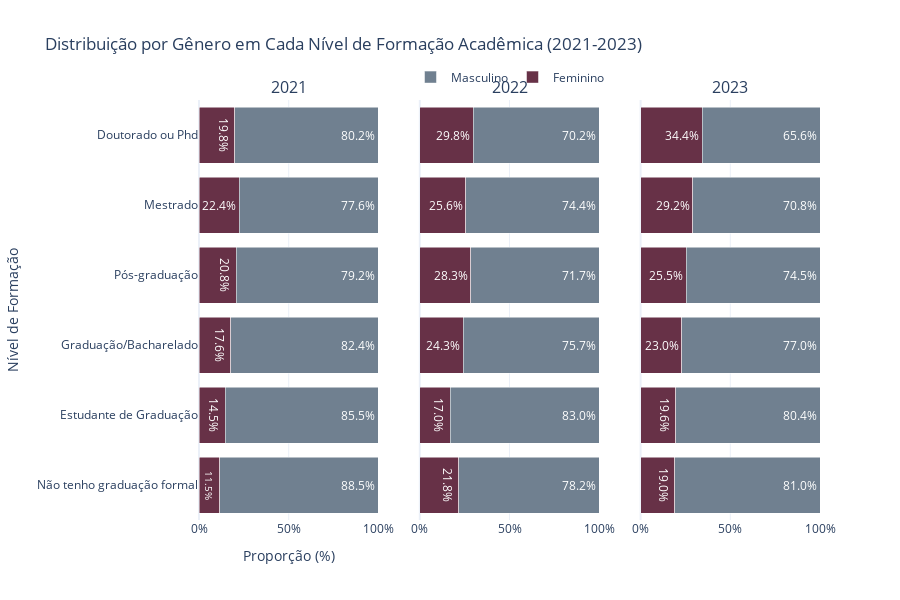

This figure's notebook cell:
### Code cell
import plotly.graph_objects as go
from plotly.subplots import make_subplots

# Criando um DataFrame agrupado para contar quantas pessoas há por nível de escolaridade e gênero
df_grouped = df_unificado.groupby(["ano_pesquisa", "nivel_ensino", "genero"]).size().reset_index(name="count")

# Calculando o total por ano e nível para percentuais dentro de cada nível
totais_por_ano_nivel = df_unificado.groupby(["ano_pesquisa", "nivel_ensino"]).size().reset_index(name="total_nivel")
df_grouped = df_grouped.merge(totais_por_ano_nivel, on=["ano_pesquisa", "nivel_ensino"])

# Calculando a proporção dentro de cada nível
df_grouped["proporção"] = df_grouped["count"] / df_grouped["total_nivel"] * 100

# Criando a figura com subplots
fig = make_subplots(rows=1, cols=3, shared_yaxes=True, subplot_titles=["2021", "2022", "2023"])

anos = ['2021', '2022', '2023']
cores = {"Masculino": "#708090", "Feminino": "#673147"}

# Definindo a ordem lógica dos níveis de formação
ordem_niveis = [
    'Não tenho graduação formal', 
    'Estudante de Graduação',
    'Graduação/Bacharelado', 
    'Pós-graduação',
    'Mestrado',
    'Doutorado ou Phd'
]

# Verificar quais níveis realmente existem nos dados
niveis_existentes = df_grouped["nivel_ensino"].unique()
print(f"Níveis existentes: {niveis_existentes}")

# Filtrando apenas os níveis que existem no DataFrame e estão na nossa ordem
niveis_para_plotar = [nivel for nivel in ordem_niveis if nivel in niveis_existentes]
if not niveis_para_plotar:  # Se nenhum nível corresponder, use todos os existentes
    niveis_para_plotar = sorted(niveis_existentes)

for i, ano in enumerate(anos):
    # Filtrando dados do ano atual
    df_ano = df_grouped[df_grouped["ano_pesquisa"] == ano]
    
    for nivel in niveis_para_plotar:
        df_nivel = df_ano[df_ano["nivel_ensino"] == nivel]
        
        if df_nivel.empty:
            continue
        
        # Criando um dicionário para mapear gênero para proporção
        proporcoes = {genero: df_nivel[df_nivel["genero"] == genero]["proporção"].values[0] 
                      if not df_nivel[df_nivel["genero"] == genero].empty else 0 
                      for genero in ["Masculino", "Feminino"]}
        
        # Adicionando barras para cada gênero
        for genero in ["Feminino", "Masculino"]:
            fig.add_trace(go.Bar(
                y=[nivel],
                x=[proporcoes[genero]],
                name=genero,
                orientation="h",
                marker=dict(color=cores[genero]),
                text=f"{proporcoes[genero]:.1f}%",
                textposition="inside",
                showlegend=True if i == 0 and nivel == niveis_para_plotar[0] else False
            ), row=1, col=i+1)

# Configurando layout
fig.update_layout(
    title="Distribuição por Gênero em Cada Nível de Formação Acadêmica (2021-2023)",
    xaxis_title="Proporção (%)",
    yaxis_title="Nível de Formação",
    barmode="stack",
    height=600,
    template="plotly_white",
    legend=dict(
        orientation="h",
        yanchor="bottom",
        y=1.02,
        xanchor="center",
        x=0.5
    )
)

# Ajustando os eixos X para mostrar valores em percentuais
for i in range(1, 4):
    fig.update_xaxes(ticksuffix="%", range=[0, 100], row=1, col=i)
    

fig.show()

### Figure 1 — Plotly figure (JSON) as saved in the notebook; plotly's stock layout.template omitted (floating-point values rounded to 4 significant figures)
{"data": [{"marker": {"color": "#673147"}, "name": "Feminino", "orientation": "h", "showlegend": true, "text": "11.5%", "textposition": "inside", "type": "bar", "x": [11.48], "xaxis": "x", "y": ["Não tenho graduação formal"], "yaxis": "y"}, {"marker": {"color": "#708090"}, "name": "Masculino", "orientation": "h", "showlegend": true, "text": "88.5%", "textposition": "inside", "type": "bar", "x": [88.52], "xaxis": "x", "y": ["Não tenho graduação formal"], "yaxis": "y"}, {"marker": {"color": "#673147"}, "name": "Feminino", "orientation": "h", "showlegend": false, "text": "14.5%", "textposition": "inside", "type": "bar", "x": [14.51], "xaxis": "x", "y": ["Estudante de Graduação"], "yaxis": "y"}, {"marker": {"color": "#708090"}, "name": "Masculino", "orientation": "h", "showlegend": false, "text": "85.5%", "textposition": "inside", "type": "bar", "x": [85.49], "xaxis": "x", "y": ["Estudante de Graduação"], "yaxis": "y"}, {"marker": {"color": "#673147"}, "name": "Feminino", "orientation": "h", "showlegend": false, "text": "17.6%", "textposition": "inside", "type": "bar", "x": [17.59], "xaxis": "x", "y": ["Graduação/Bacharelado"], "yaxis": "y"}, {"marker": {"color": "#708090"}, "name": "Masculino", "orientation": "h", "showlegend": false, "text": "82.4%", "textposition": "inside", "type": "bar", "x": [82.41], "xaxis": "x", "y": ["Graduação/Bacharelado"], "yaxis": "y"}, {"marker": {"color": "#673147"}, "name": "Feminino", "orientation": "h", "showlegend": false, "text": "20.8%", "textposition": "inside", "type": "bar", "x": [20.78], "xaxis": "x", "y": ["Pós-graduação"], "yaxis": "y"}, {"marker": {"color": "#708090"}, "name": "Masculino", "orientation": "h", "showlegend": false, "text": "79.2%", "textposition": "inside", "type": "bar", "x": [79.22], "xaxis": "x", "y": ["Pós-graduação"], "yaxis": "y"}, {"marker": {"color": "#673147"}, "name": "Feminino", "orientation": "h", "showlegend": false, "text": "22.4%", "textposition": "inside", "type": "bar", "x": [22.38], "xaxis": "x", "y": ["Mestrado"], "yaxis": "y"}, {"marker": {"color": "#708090"}, "name": "Masculino", "orientation": "h", "showlegend": false, "text": "77.6%", "textposition": "inside", "type": "bar", "x": [77.62], "xaxis": "x", "y": ["Mestrado"], "yaxis": "y"}, {"marker": {"color": "#673147"}, "name": "Feminino", "orientation": "h", "showlegend": false, "text": "19.8%", "textposition": "inside", "type": "bar", "x": [19.83], "xaxis": "x", "y": ["Doutorado ou Phd"], "yaxis": "y"}, {"marker": {"color": "#708090"}, "name": "Masculino", "orientation": "h", "showlegend": false, "text": "80.2%", "textposition": "inside", "type": "bar", "x": [80.17], "xaxis": "x", "y": ["Doutorado ou Phd"], "yaxis": "y"}, {"marker": {"color": "#673147"}, "name": "Feminino", "orientation": "h", "showlegend": false, "text": "21.8%", "textposition": "inside", "type": "bar", "x": [21.82], "xaxis": "x2", "y": ["Não tenho graduação formal"], "yaxis": "y2"}, {"marker": {"color": "#708090"}, "name": "Masculino", "orientation": "h", "showlegend": false, "text": "78.2%", "textposition": "inside", "type": "bar", "x": [78.18], "xaxis": "x2", "y": ["Não tenho graduação formal"], "yaxis": "y2"}, {"marker": {"color": "#673147"}, "name": "Feminino", "orientation": "h", "showlegend": false, "text": "17.0%", "textposition": "inside", "type": "bar", "x": [17.05], "xaxis": "x2", "y": ["Estudante de Graduação"], "yaxis": "y2"}, {"marker": {"color": "#708090"}, "name": "Masculino", "orientation": "h", "showlegend": false, "text": "83.0%", "textposition": "inside", "type": "bar", "x": [82.95], "xaxis": "x2", "y": ["Estudante de Graduação"], "yaxis": "y2"}, {"marker": {"color": "#673147"}, "name": "Feminino", "orientation": "h", "showlegend": false, "text": "24.3%", "textposition": "inside", "type": "bar", "x": [24.28], "xaxis": "x2", "y": ["Graduação/Bacharelado"], "yaxis": "y2"}, {"marker": {"color": "#708090"}, "name": "Masculino", "orientation": "h", "showlegend": false, "text": "75.7%", "textposition": "inside", "type": "bar", "x": [75.72], "xaxis": "x2", "y": ["Graduação/Bacharelado"], "yaxis": "y2"}, {"marker": {"color": "#673147"}, "name": "Feminino", "orientation": "h", "showlegend": false, "text": "28.3%", "textposition": "inside", "type": "bar", "x": [28.33], "xaxis": "x2", "y": ["Pós-graduação"], "yaxis": "y2"}, {"marker": {"color": "#708090"}, "name": "Masculino", "orientation": "h", "showlegend": false, "text": "71.7%", "textposition": "inside", "type": "bar", "x": [71.67], "xaxis": "x2", "y": ["Pós-graduação"], "yaxis": "y2"}, {"marker": {"color": "#673147"}, "name": "Feminino", "orientation": "h", "showlegend": false, "text": "25.6%", "textposition": "inside", "type": "bar", "x": [25.63], "xaxis": "x2", "y": ["Mestrado"], "yaxis": "y2"}, {"marker": {"color": "#708090"}, "name": "Masculino", "orientation": "h", "showlegend": false, "text": "74.4%", "textposition": "inside", "type": "bar", "x": [74.37], "xaxis": "x2", "y": ["Mestrado"], "yaxis": "y2"}, {"marker": {"color": "#673147"}, "name": "Feminino", "orientation": "h", "showlegend": false, "text": "29.8%", "textposition": "inside", "type": "bar", "x": [29.84], "xaxis": "x2", "y": ["Doutorado ou Phd"], "yaxis": "y2"}, {"marker": {"color": "#708090"}, "name": "Masculino", "orientation": "h", "showlegend": false, "text": "70.2%", "textposition": "inside", "type": "bar", "x": [70.16], "xaxis": "x2", "y": ["Doutorado ou Phd"], "yaxis": "y2"}, {"marker": {"color": "#673147"}, "name": "Feminino", "orientation": "h", "showlegend": false, "text": "19.0%", "textposition": "inside", "type": "bar", "x": [19.05], "xaxis": "x3", "y": ["Não tenho graduação formal"], "yaxis": "y3"}, {"marker": {"color": "#708090"}, "name": "Masculino", "orientation": "h", "showlegend": false, "text": "81.0%", "textposition": "inside", "type": "bar", "x": [80.95], "xaxis": "x3", "y": ["Não tenho graduação formal"], "yaxis": "y3"}, {"marker": {"color": "#673147"}, "name": "Feminino", "orientation": "h", "showlegend": false, "text": "19.6%", "textposition": "inside", "type": "bar", "x": [19.58], "xaxis": "x3", "y": ["Estudante de Graduação"], "yaxis": "y3"}, {"marker": {"color": "#708090"}, "name": "Masculino", "orientation": "h", "showlegend": false, "text": "80.4%", "textposition": "inside", "type": "bar", "x": [80.42], "xaxis": "x3", "y": ["Estudante de Graduação"], "yaxis": "y3"}, {"marker": {"color": "#673147"}, "name": "Feminino", "orientation": "h", "showlegend": false, "text": "23.0%", "textposition": "inside", "type": "bar", "x": [23.0], "xaxis": "x3", "y": ["Graduação/Bacharelado"], "yaxis": "y3"}, {"marker": {"color": "#708090"}, "name": "Masculino", "orientation": "h", "showlegend": false, "text": "77.0%", "textposition": "inside", "type": "bar", "x": [77.0], "xaxis": "x3", "y": ["Graduação/Bacharelado"], "yaxis": "y3"}, {"marker": {"color": "#673147"}, "name": "Feminino", "orientation": "h", "showlegend": false, "text": "25.5%", "textposition": "inside", "type": "bar", "x": [25.48], "xaxis": "x3", "y": ["Pós-graduação"], "yaxis": "y3"}, {"marker": {"color": "#708090"}, "name": "Masculino", "orientation": "h", "showlegend": false, "text": "74.5%", "textposition": "inside", "type": "bar", "x": [74.52], "xaxis": "x3", "y": ["Pós-graduação"], "yaxis": "y3"}, {"marker": {"color": "#673147"}, "name": "Feminino", "orientation": "h", "showlegend": false, "text": "29.2%", "textposition": "inside", "type": "bar", "x": [29.17], "xaxis": "x3", "y": ["Mestrado"], "yaxis": "y3"}, {"marker": {"color": "#708090"}, "name": "Masculino", "orientation": "h", "showlegend": false, "text": "70.8%", "textposition": "inside", "type": "bar", "x": [70.83], "xaxis": "x3", "y": ["Mestrado"], "yaxis": "y3"}, {"marker": {"color": "#673147"}, "name": "Feminino", "orientation": "h", "showlegend": false, "text": "34.4%", "textposition": "inside", "type": "bar", "x": [34.45], "xaxis": "x3", "y": ["Doutorado ou Phd"], "yaxis": "y3"}, {"marker": {"color": "#708090"}, "name": "Masculino", "orientation": "h", "showlegend": false, "text": "65.6%", "textposition": "inside", "type": "bar", "x": [65.55], "xaxis": "x3", "y": ["Doutorado ou Phd"], "yaxis": "y3"}], "layout": {"annotations": [{"font": {"size": 16}, "showarrow": false, "text": "2021", "x": 0.1444, "xanchor": "center", "xref": "paper", "y": 1, "yanchor": "bottom", "yref": "paper"}, {"font": {"size": 16}, "showarrow": false, "text": "2022", "x": 0.5, "xanchor": "center", "xref": "paper", "y": 1, "yanchor": "bottom", "yref": "paper"}, {"font": {"size": 16}, "showarrow": false, "text": "2023", "x": 0.8556, "xanchor": "center", "xref": "paper", "y": 1, "yanchor": "bottom", "yref": "paper"}], "barmode": "stack", "height": 600, "legend": {"orientation": "h", "x": 0.5, "xanchor": "center", "y": 1.02, "yanchor": "bottom"}, "title": {"text": "Distribuição por Gênero em Cada Nível de Formação Acadêmica (2021-2023)"}, "xaxis": {"anchor": "y", "domain": [0, 0.2889], "range": [0, 100], "ticksuffix": "%", "title": {"text": "Proporção (%)"}}, "xaxis2": {"anchor": "y2", "domain": [0.3556, 0.6444], "range": [0, 100], "ticksuffix": "%"}, "xaxis3": {"anchor": "y3", "domain": [0.7111, 1], "range": [0, 100], "ticksuffix": "%"}, "yaxis": {"anchor": "x", "domain": [0, 1], "title": {"text": "Nível de Formação"}}, "yaxis2": {"anchor": "x2", "domain": [0, 1], "matches": "y", "showticklabels": false}, "yaxis3": {"anchor": "x3", "domain": [0, 1], "matches": "y", "showticklabels": false}}}
